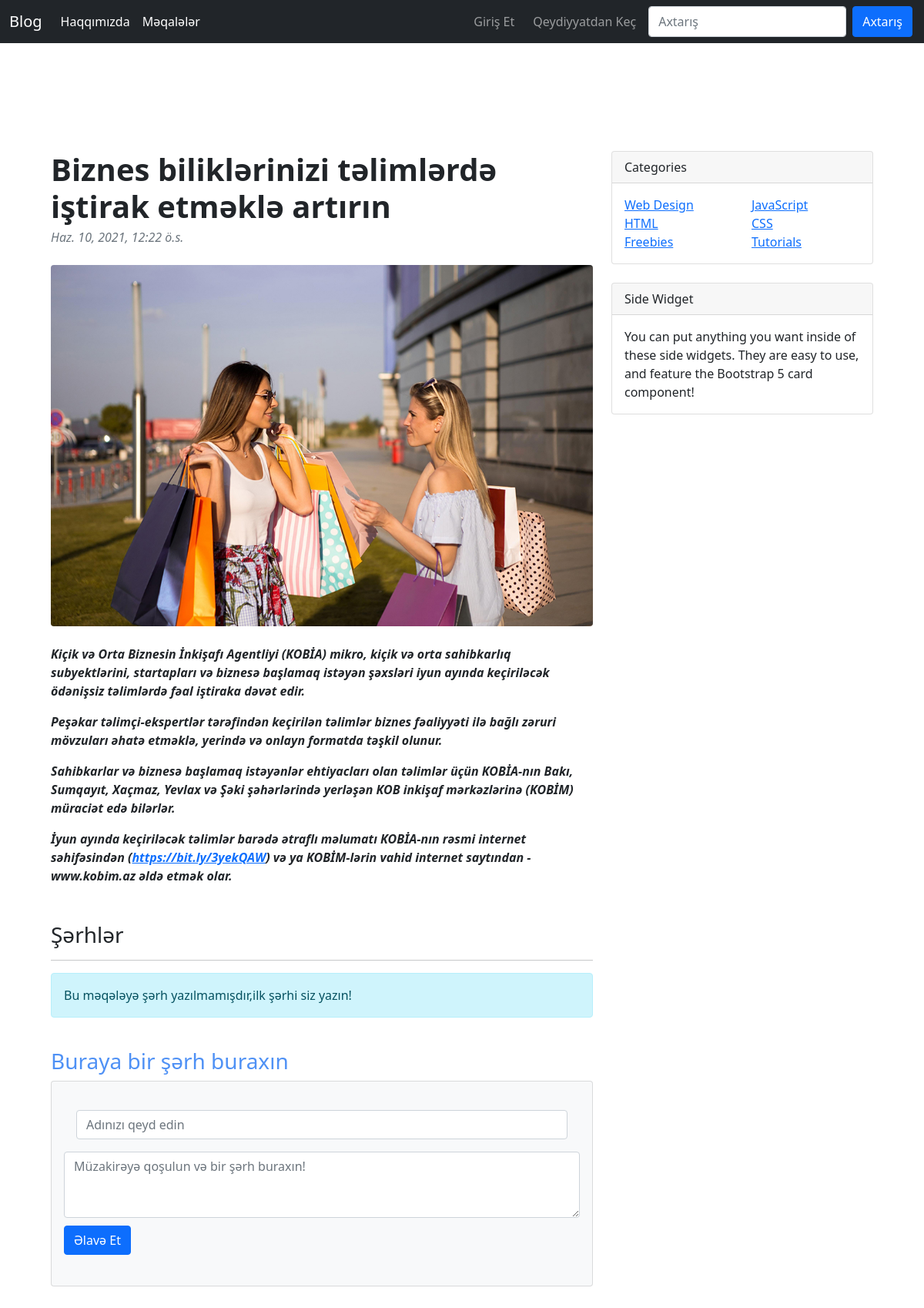
The app's page /articles/article/21 with its own data.
### article/models.py (models this page shows, shortened)
class Article(models.Model):
    author = models.ForeignKey('auth.User',on_delete=models.CASCADE)
    title = models.CharField(max_length=100)
    content = RichTextField()
    article_image = models.FileField(blank=True,null=True,verbose_name="Upload Image")
    created_date = models.DateTimeField(auto_now_add=True)
    class Meta:
        ordering = ['-created_date']

### article/views.py (the view)
# urls.py: path('article/<int:id>',views.detail,name='detail'),
def detail(request,id):
    article = get_object_or_404(Article,id=id)
    comments = article.comments.all()
    return render(request,'detail.html',{"article":article,"comments":comments})

### templates/detail.html (shortened to what this page needs)
{% extends "layout.html" %}
{% block body %}
        <div class="container mt-5">
            <div class="row">
                <div class="col-lg-8">
                    <article>
                        <header class="mb-4">
                            <h1 class="fw-bolder mb-1">{{article.title}}</h1>
                            <div class="text-muted fst-italic mb-2">{{article.created_date}}</div>
                        </header>
                        {% if article.article_image %}
                        <figure class="mb-4"><img class="img-fluid rounded" style="width: 100%;" src="{{article.article_image.url}}" alt="..." /></figure>
                        {% endif %}
                        <section class="mb-5">
                            <p class="fs-5 mb-4">{{article.content|safe}}</p>
                        </section>
                    </article>
                    <h3>Şərhlər</h3>
                    <hr>
                    {% if comments %}
                    {% for comment in comments %}
                    <div class="d-flex">
                        <div class="flex-shrink-0"><img class="rounded-circle" src="https://dummyimage.com/50x50/ced4da/6c757d.jpg" alt="..." /></div>
                        <div class="ms-3">
                            <div class="fw-bold">{{comment.comment_author}}</div>
                            {{comment.comment_content}}
                            <br>
                            {{comment.comment_date}}
                        </div>
                    </div>
                    {% endfor %}
                    {% else %}
                        <div class="alert alert-info">
                            Bu məqələyə şərh yazılmamışdır,ilk şərhi siz yazın!
                        </div>
                    {% endif %}
                    <br>
                    <section class="mb-5">
                        <h3 style="color:rgb(79, 145, 245)">Buraya bir şərh buraxın</h3>
                        <div class="card bg-light">
                            <div class="card-body">
                                <form action="{% url 'article:comment' article.id %}" method="post" class="mb-4">
                                    <div class="card-body">
                                        <input name="comment_author" type="text" class="form-control" style="margin-top:5px" id="formGroupExampleInput" placeholder="Adınızı qeyd edin">
                                      </div>
                                      <textarea name="comment_content" class="form-control" rows="3" placeholder="Müzakirəyə qoşulun və bir şərh buraxın!"></textarea>
                                <button type="submit" class="btn btn-primary" style="margin-top:10px">Əlavə Et</button>
                                </form>
                                </div>
                            </div>
                        </div>
                <div class="col-lg-4">
                    <div class="card mb-4">
                        <div class="card-header">Categories</div>
                        <div class="card-body">
                            <div class="row">
                                <div class="col-sm-6">
                                    <ul class="list-unstyled mb-0">
                                        <li><a href="#!">Web Design</a></li>
                                        <li><a href="#!">HTML</a></li>
                                        <li><a href="#!">Freebies</a></li>
                                    </ul>
                                </div>
                                <div class="col-sm-6">
                                    <ul class="list-unstyled mb-0">
                                        <li><a href="#!">JavaScript</a></li>
                                        <li><a href="#!">CSS</a></li>
                                        <li><a href="#!">Tutorials</a></li>
                                    </ul>
                                </div>
                            </div>
                        </div>
                    </div>
                    <div class="card mb-4">
                        <div class="card-header">Side Widget</div>
                        <div class="card-body">You can put anything you want inside of these side widgets. They are easy to use, and feature the Bootstrap 5 card component!</div>
                    </div>
                </div>
            </div>
        </div>
{% endblock %}

### records on screen
Article: title "Biznes biliklərinizi təlimlərdə iştirak etməklə artırın", created_date "Haz. 10, 2021, 12:22 ö.s.", article_image (picture), content "Kiçik və Orta Biznesin İnkişafı Agentliyi (KOBİA) mikro, kiçik və orta sahibkarlıq subyektlərini, startapları və biznesə başlamaq istəyən şəxsləri iyun ayında keçiriləcək ödənişsiz təlimlərdə fəal iştiraka dəvət edir. Peşəkar təlimçi-ekspertlər tərəfindən keçirilən təlimlər biznes fəaliyyəti ilə bağlı zəruri mövzuları əhatə etməklə, yerində və onlayn formatda təşkil olunur. Sahibkarlar və biznesə başlamaq istəyənlər ehtiyacları olan təlimlər üçün KOBİA-nın Bakı, Sumqayıt, Xaçmaz, Yevlax və Şəki şəhərlərində yerləşən KOB inkişaf mərkəzlərinə (KOBİM) müraciət edə bilərlər. İyun ayında keçiriləcək təlimlər barədə ətraflı məlumatı KOBİA-nın rəsmi internet səhifəsindən ( https://bit.ly/3yekQAW )…"
